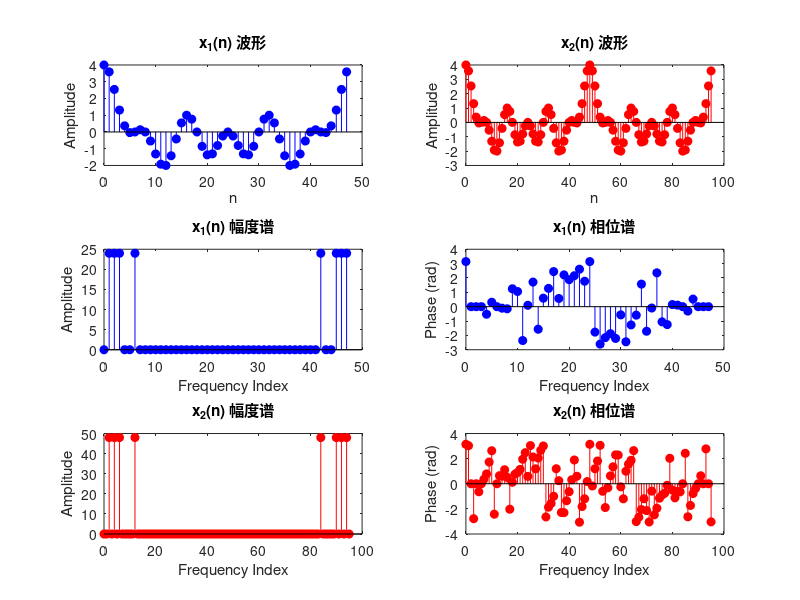

Write MATLAB code to recreate this figure. (Note: this script raises an error after producing the figure.)
% 定义 n 和 x(n)
n1 = 0:47; % x1(n)
n2 = 0:95; % x2(n)

% 定义序列 x1(n) 和 x2(n)
x1 = cos(pi/4 * n1) + cos(pi/8 * n1) + cos(pi/12 * n1) + cos(pi/24 * n1);
x2 = cos(pi/4 * n2) + cos(pi/8 * n2) + cos(pi/12 * n2) + cos(pi/24 * n2);

% 计算 DFT
X1_48 = fft(x1, 48);
X2_96 = fft(x2, 96);

% 计算幅度谱和相位谱
amp_X1_48 = abs(X1_48);
phase_X1_48 = angle(X1_48);

amp_X2_96 = abs(X2_96);
phase_X2_96 = angle(X2_96);

% 创建图形窗口
figure;

% 绘制 x1(n) 和 x2(n) 的波形图 (使用 stem 表示离散序列)
subplot(3, 2, 1);
stem(n1, x1, 'b', 'filled');
title('x_1(n) 波形');
xlabel('n'); ylabel('Amplitude');

subplot(3, 2, 2);
stem(n2, x2, 'r', 'filled');
title('x_2(n) 波形');
xlabel('n'); ylabel('Amplitude');

% 绘制 x1(n) 的幅度谱和相位谱
subplot(3, 2, 3);
stem(0:48-1, amp_X1_48, 'b', 'filled');
title('x_1(n) 幅度谱');
xlabel('Frequency Index'); ylabel('Amplitude');

subplot(3, 2, 4);
stem(0:48-1, phase_X1_48, 'b', 'filled');
title('x_1(n) 相位谱');
xlabel('Frequency Index'); ylabel('Phase (rad)');

% 绘制 x2(n) 的幅度谱和相位谱
subplot(3, 2, 5);
stem(0:96-1, amp_X2_96, 'r', 'filled');
title('x_2(n) 幅度谱');
xlabel('Frequency Index'); ylabel('Amplitude');

subplot(3, 2, 6);
stem(0:96-1, phase_X2_96, 'r', 'filled');
title('x_2(n) 相位谱');
xlabel('Frequency Index'); ylabel('Phase (rad)');

% 调整布局
sgtitle('离散序列波形与频谱分析');
